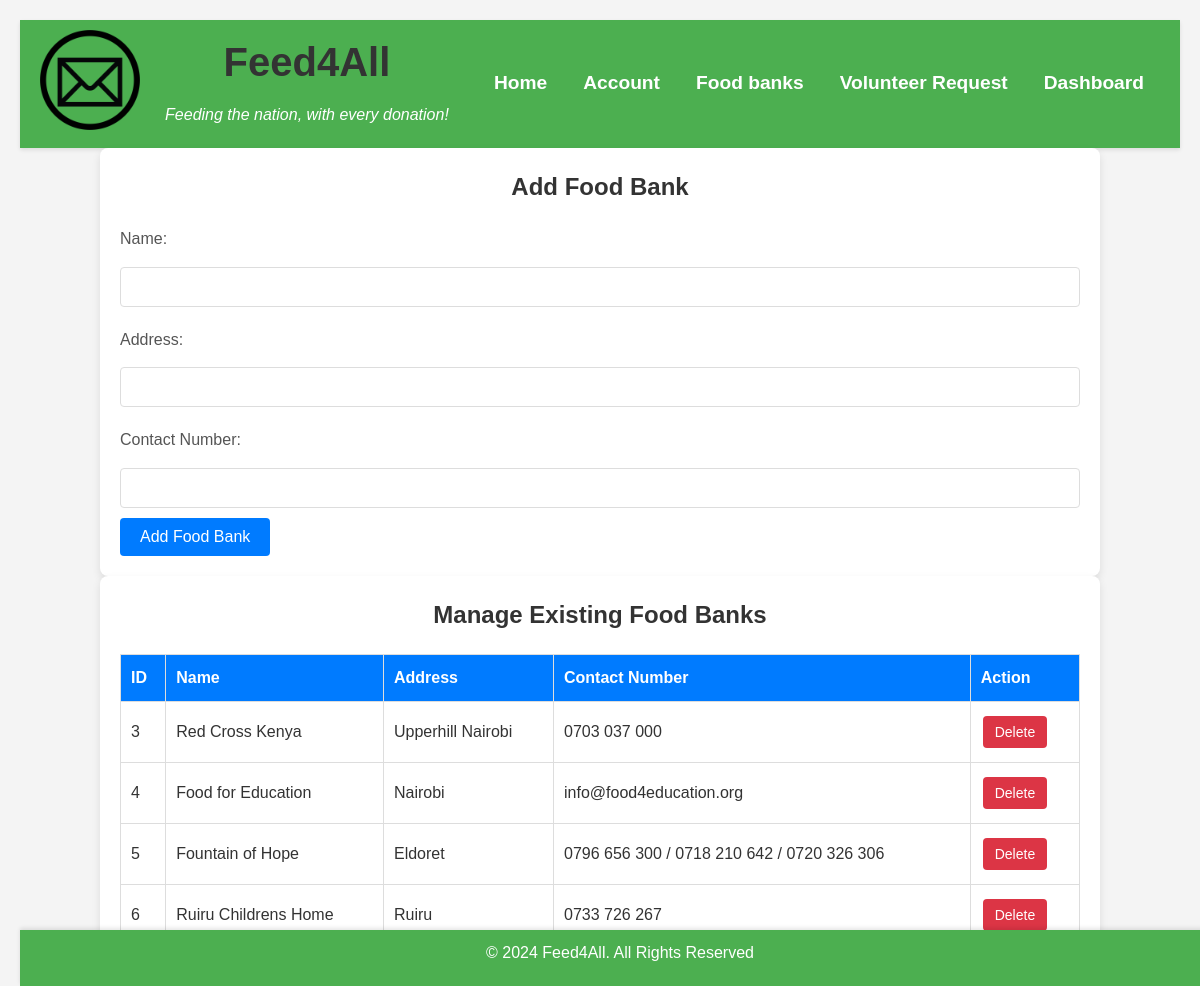
The app's page /manage_food_banks.php with its own data.
### tables this page shows
CREATE TABLE `food_banks` (
  `id` int(11) NOT NULL,
  `name` varchar(255) NOT NULL,
  `address` text NOT NULL,
  `contact` varchar(255) NOT NULL
);

### manage_food_banks.php (the view, shortened to what this page needs)
<?php
$servername = "localhost";
$username = "root";
$password = "";
$dbname = "food_donation";
$conn = new mysqli($servername, $username, $password, $dbname);
$sql = "SELECT id, name, address, contact FROM food_banks";
$result = $conn->query($sql);
?>
<!DOCTYPE html>
<html lang="en">
<head>
    <link rel="stylesheet" href="styles.css">
</head>
<body>
<header>
        <div class="logo">
            <img src="Images\CompanyLogo.jpg.png" alt="Feed4All Logo" id="Logo">
        </div>
        <div>
            <h1>Feed4All</h1>
            <p><i>Feeding the nation, with every donation!</i></p>
        </div>
        <nav>
            <ul>
            <li><a href="index.html">Home</a></li>
                <li><a href="manage_users.php">Account</a></li>
                <li><a href="manage_food_banks.php">Food banks</a></li>
                <li><a href="manage_requests.php">Volunteer Request</a></li>
                <li><a href="administrator_dashboard.html">Dashboard</a></li>
            </ul>
        </nav>
    </header>
    <div class="form-container">
        <h1>Add Food Bank</h1>
        <form action="manage_food_banks.php" method="POST">
            <label for="name">Name:</label>
            <input type="text" id="name" name="name" required>
            <label for="address">Address:</label>
            <input type="text" id="address" name="address" required>
            <label for="contact">Contact Number:</label>
            <input type="text" id="contact" name="contact" required>
            <input type="submit" name="add_food_bank" value="Add Food Bank">
        </form>
    </div>
    <div class="form-container">
        <h1>Manage Existing Food Banks</h1>
        <table>
            <thead>
                <tr>
                    <th>ID</th>
                    <th>Name</th>
                    <th>Address</th>
                    <th>Contact Number</th>
                    <th>Action</th>
                </tr>
            </thead>
            <tbody>
                <?php while ($row = $result->fetch_assoc()): ?>
                    <tr>
                        <td><?php echo htmlspecialchars($row['id']); ?></td>
                        <td><?php echo htmlspecialchars($row['name']); ?></td>
                        <td><?php echo htmlspecialchars($row['address']); ?></td>
                        <td><?php echo htmlspecialchars($row['contact']); ?></td>
                        <td>
                            <form action="manage_food_banks.php" method="POST" style="display:inline;">
                                <button type="submit" name="delete_food_bank" class="delete-button">Delete</button>
                            </form>
                        </td>
                    </tr>
                <?php endwhile; ?>
            </tbody>
        </table>
    </div>
    <footer>
        <p>&copy; 2024 Feed4All. All Rights Reserved</p>
    </footer>
</body>
</html>

### CSS/styles.css (style rules this page uses)
* { margin: 0; padding: 0; box-sizing: border-box; }
body { font-family: 'Arial', sans-serif; background-color: #f0f0f0; color: #333; line-height: 1.6; }
header { background-color: #82b648; color: white; padding: 1rem; text-align: center; }
header h1 { font-size: 2.5rem; margin-bottom: 0.5rem; }
header p { font-style: italic; }
nav ul { list-style-type: none; margin: 0; padding: 0; display: flex; justify-content: center; }
nav ul li { margin-right: 1rem; }
nav ul li a { color: rgba(255, 255, 255, 0.781); text-decoration: none; font-weight: bold; font-size: 1.2rem; transition: color 0.3s ease; }
footer { background-color: #333; color: white; text-align: center; padding: 1rem; }
h1 { color: #333; font-weight: 600; margin-bottom: 20px; }
button { display: inline-block; padding: 10px 20px; margin-top: 10px; background-color: #007bff; color: #fff; border: none; border-radius: 5px; cursor: pointer; font-size: 16px; transition: background-color 0.3s; }
h1 { text-align: center; margin-bottom: 30px; font-family: 'Poppins', sans-serif; }
p { font-family: 'Poppins', sans-serif; margin-bottom: 10px; }
h1 { font-size: 24px; color: #333; margin-bottom: 20px; }
label { font-size: 16px; color: #555; margin-top: 10px; display: block; }
input[type="text"], input[type="number"], input[type="date"], input[type="email"], input[type="password"] { width: 100%; padding: 10px; margin-top: 5px; margin-bottom: 20px; border-radius: 5px; border: 1px solid #ccc; font-size: 16px; }
input[type="submit"] { background-color: #007bff; color: #fff; padding: 10px 20px; border: none; border-radius: 5px; cursor: pointer; font-size: 16px; transition: background-color 0.3s; }

### manage_food_banks.php (style rules this page uses)
body { font-family: Arial, sans-serif; margin: 0; padding: 20px; background-color: #f4f4f4; }
header { background-color: #4CAF50; color: white; padding: 10px 20px; display: flex; justify-content: space-between; align-items: center; box-shadow: 0 2px 4px rgba(0,0,0,0.1); }
header .logo img { width: 100px; height: auto; }
header nav ul { list-style-type: none; margin: 0; padding: 0; display: flex; }
header nav ul li { margin-left: 20px; }
header nav ul li a { color: white; text-decoration: none; font-weight: bold; transition: color 0.3s; }
footer { text-align: center; padding: 10px 0; background-color: #4CAF50; color: white; position: fixed; width: 100%; bottom: 0; box-shadow: 0 -2px 4px rgba(0,0,0,0.1); }
.form-container { background: white; border-radius: 8px; box-shadow: 0 4px 8px rgba(0,0,0,0.1); padding: 20px; max-width: 1000px; margin: auto; }
.form-container h1 { margin-bottom: 20px; }
.form-container label { display: block; margin-bottom: 10px; }
.form-container input[type="text"], .form-container input[type="email"] { width: 100%; padding: 10px; margin-bottom: 10px; border: 1px solid #ddd; border-radius: 4px; }
.form-container input[type="submit"] { background-color: #007bff; border: none; color: white; padding: 10px 20px; font-size: 16px; border-radius: 4px; cursor: pointer; }
table { width: 100%; border-collapse: collapse; margin-top: 20px; }
table, th, td { border: 1px solid #ddd; }
th, td { padding: 10px; text-align: left; }
th { background-color: #007bff; color: white; }
.delete-button { background-color: #dc3545; border: none; color: white; padding: 8px 12px; text-align: center; text-decoration: none; display: inline-block; font-size: 14px; margin: 4px 2px; cursor: pointer; border-radius: 4px; }

### records on screen
food_banks: id "3", name "Red Cross Kenya", address "Upperhill Nairobi", contact "0703 037 000"
food_banks: id "4", name "Food for Education", address "Nairobi", contact "info@food4education.org"
food_banks: id "5", name "Fountain of Hope", address "Eldoret", contact "0796 656 300 / 0718 210 642 / 0720 326 306"
food_banks: id "6", name "Ruiru Childrens Home", address "Ruiru", contact "0733 726 267"
